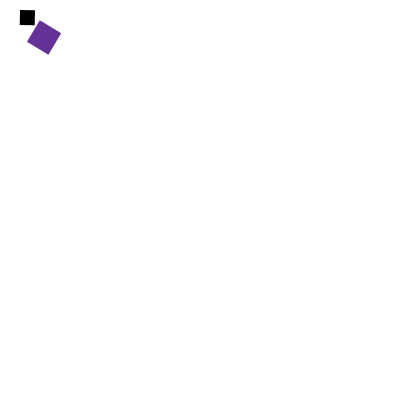
Frame 1 (no input)
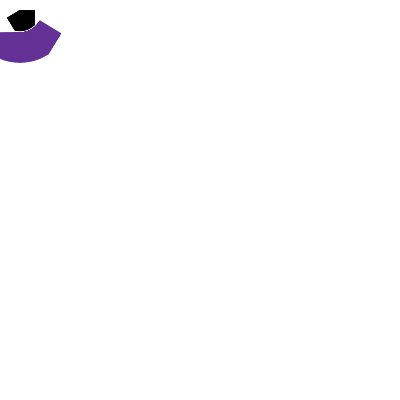
Frame 60 (no input)
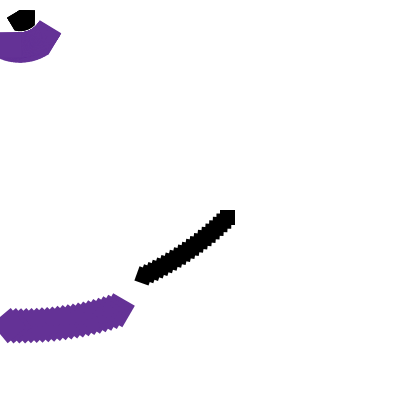
Frame 120 (the mouse pressed at the canvas centre since frame 60)

The p5.js sketch that drew these frames (run headless with seeded random() and noise() and a simulated clock; from frame 60 on, the mouse is pressed at the canvas centre):

// p5.js sketch
// ── sketch.js
var spin = (250, 0, 50);
function setup(){
  createCanvas(400, 400);

  
}
function draw() {
  colorMode(RGB);
  noStroke();
  fill(spin);
  translate(20, 10);
  rotate(radians(frameCount%100));
  rect(mouseX, mouseY, 15, 15);
  
  fill(100, 50, 150);
  translate (20, 10);
  rotate(PI/6.0);
  rect(mouseX, mouseY, 25, 25);


}

function mouseMoved() {
  spin = spin * 1
  if (spin < 200) {
    spin = 0;
  }

}
